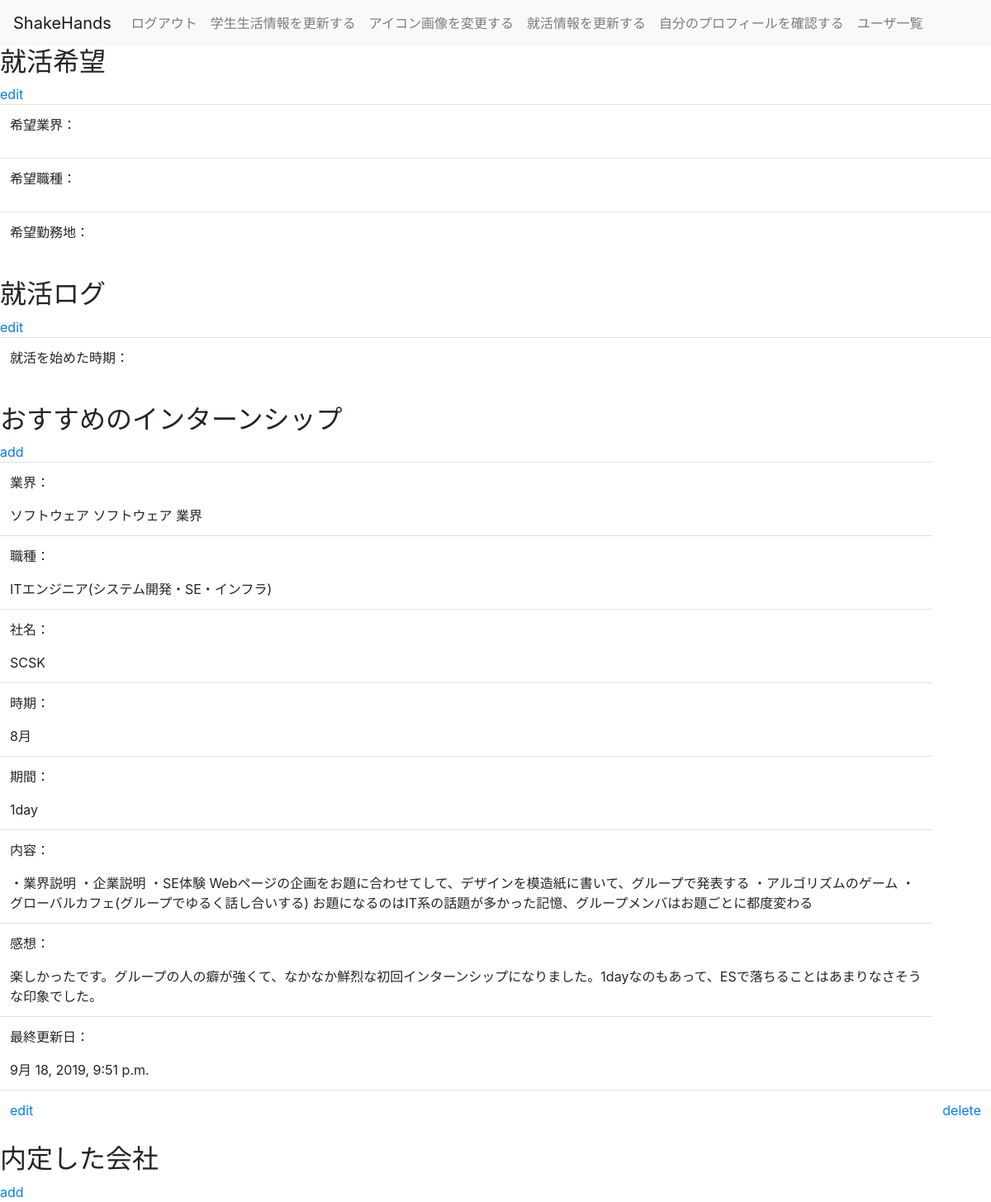
/setting/jobhunting/ (signed in), run on an earlier commit of the app's database.
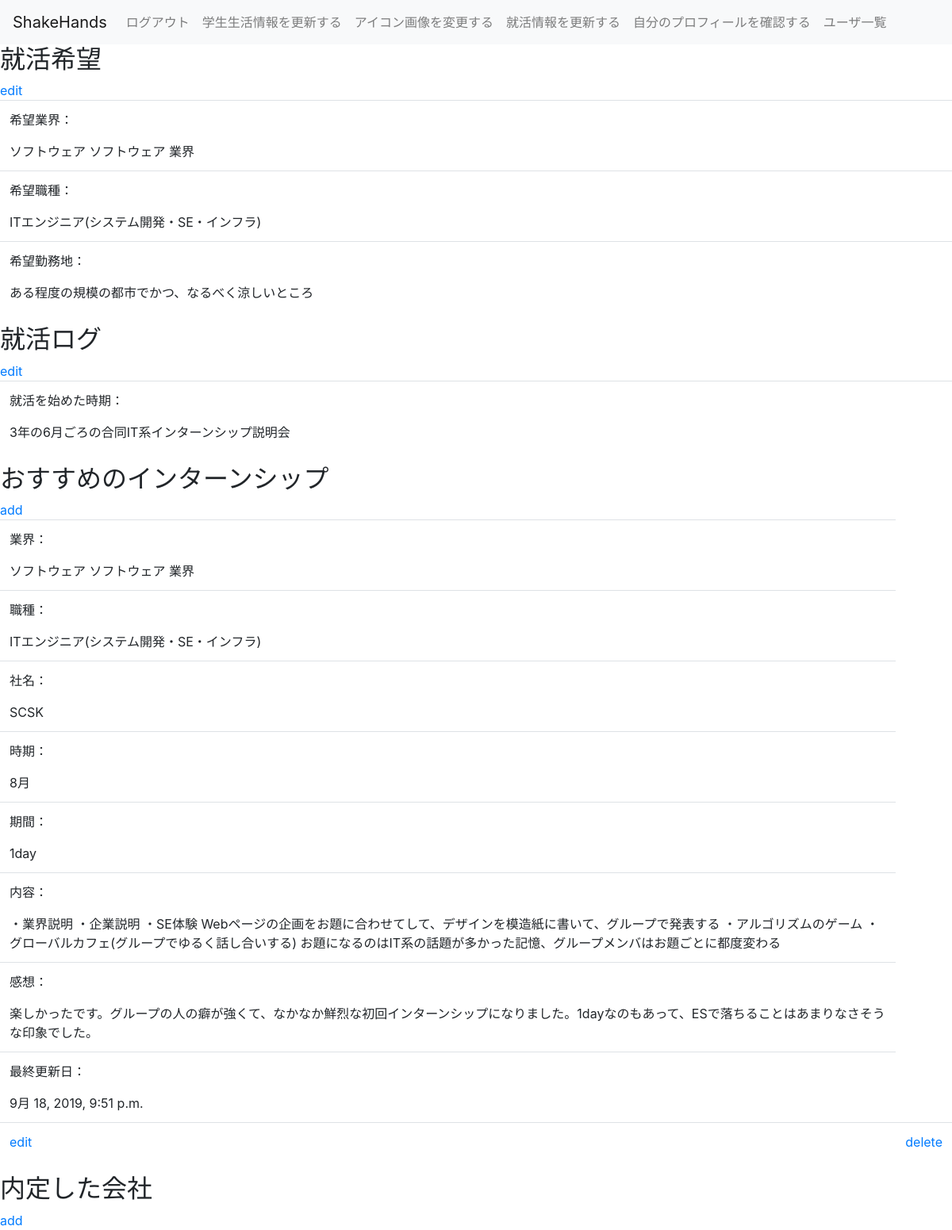
And on a later commit of the database.
### mypage/models.py (models this page shows, shortened)
class jobHunting_requestment(models.Model):
    user = models.OneToOneField(User, on_delete=models.CASCADE)
    industry = models.ForeignKey(industry, verbose_name='希望業界', on_delete=models.CASCADE)
    occupation = models.ForeignKey(occupation, verbose_name='希望職種', on_delete=models.CASCADE)
    workplace = models.CharField("希望勤務地", max_length=255, blank=True, null=True)

class industry(models.Model):
    auto_increment_id = models.AutoField(primary_key=True)
    industry_classification = models.CharField("業界分類",max_length=50)
    industry = models.CharField("業界",max_length=50,blank=True)
    def __str__(self):
        if(len(self.industry)==0):
            return str(self.industry_classification+" 業界")
        return str(self.industry_classification+" "+self.industry+" 業界")

class occupation(models.Model):
    auto_increment_id = models.AutoField(primary_key=True)
    occupation = models.CharField("職種", max_length=50)
    def __str__(self):
        return self.occupation

class jobHunting_startTime(models.Model):
    user = models.OneToOneField(User, on_delete=models.CASCADE)
    season = models.CharField("時期", max_length=50, blank=False, null=True)

### mypage/views.py (the view)
# urls.py: path('setting/jobhunting/',views.setting_jobHuntingInfo.as_view(), name='jobhunting_setting'),
class setting_jobHuntingInfo(LoginRequiredMixin, generic.TemplateView):
    template_name='mypage/UserSetting/JobHuntingInfo.html'
    def get_context_data(self, **kwargs):
        context =super().get_context_data(**kwargs)
        login_user=self.request.user
        try:
            req = jobHunting_requestment.objects.get(user=login_user)
        except :#jobHunting_requestment.models.DoesNotExist:
            req = None
        try:
            start = jobHunting_startTime.objects.get(user=login_user)
        except :#jobHunting_startTime.DoesNotExist:
            start = None
        try:
            internshipRec = internshipRecommendation.objects.filter(user=login_user)
        except internshipRecommendation.DoesNotExist:
            internshipRec = None
        try:
            prospectiveEmp = prospectiveEmployer.objects.filter(user=login_user)
        except prospectiveEmployer.DoesNotExist:
            prospectiveEmp = None
        context.update({
            'jobReqestment':req,
            'jobHunting_StartTime':start,
            'internshipRec':internshipRec,
            'prospectiveEmployer':prospectiveEmp,
        })
        return context

### mypage/templates/mypage/UserSetting/JobHuntingInfo.html (shortened to what this page needs)
{% extends "mypage/base.html" %}
{% block content %}
<h2>就活希望</h2>
<a href="{% url 'mypage:jobhunting_requestment' %}">edit</a>
<table class="table">
  <tr>
    <td>
      <p>希望業界：</p>
      {{ jobReqestment.industry }}
    </td>
  </tr>
  <tr>
    <td>
      <p>希望職種：</p>
      {{ jobReqestment.occupation }}
    </td>
  </tr>
  <tr>
    <td>
      <p>希望勤務地：</p>
      {{ jobReqestment.workplace }}
    </td>
  </tr>
</table>
<h2>就活ログ</h2>
<a href="{% url 'mypage:jobhunting_startTime' %}">edit</a>
<table class="table">
  <tr>
    <td>
      <p>就活を始めた時期：</p>
      {{ jobHunting_StartTime.season }}
    </td>
  </tr>
</table>
<h2>おすすめのインターンシップ</h2>
<a href="{% url 'mypage:jobhunting_internRec_create' %}">add</a>
{% for field in internshipRec %}
<table class="table">
  <tr>
    <td>
      <p>業界：</p>
      {{ field.industry }}
    </td>
  </tr>
  <tr>
    <td>
      <p>職種：</p>
      {{ field.occupation }}
    </td>
  </tr>
  <tr>
    <td>
      <p>社名：</p>
      {{ field.company_name }}
    </td>
  </tr>
  <tr>
    <td>
      <p>時期：</p>
      {{ field.season }}
    </td>
  </tr>
  <tr>
    <td>
      <p>期間：</p>
      {{ field.period }}
    </td>
  </tr>
  <tr>
    <td>
      <p>内容：</p>
      {{ field.overView }}
    </td>
  </tr>
  <tr>
    <td>
      <p>感想：</p>
      {{ field.implessions }}
    </td>
  </tr>
  <tr>
    <td>
      <p>最終更新日：</p>
      {{ field.post_date }}
    </td>
  </tr>
  <tr>
    <td>
        <a href="{% url 'mypage:jobhunting_internRec_update' id=field.id %}">edit</a>
    </td>
    <td>
        <a href="{% url 'mypage:jobhunting_internRec_delete' id=field.id %}">delete</a>
    </td>
  </tr>
</table>
{% endfor %}
<h2>内定した会社</h2>
<a href="{% url 'mypage:jobhunting_prospectiveEmployer_create' %}">add</a>
{% endblock %}

What changed in the data, as far as the page shows it:
added jobHunting_requestment: industry "ソフトウェア ソフトウェア 業界", occupation "ITエンジニア(システム開発・SE・インフラ)", workplace "ある程度の規模の都市でかつ、なるべく涼しいところ"
added jobHunting_startTime: season "3年の6月ごろの合同IT系インターンシップ説明会"
